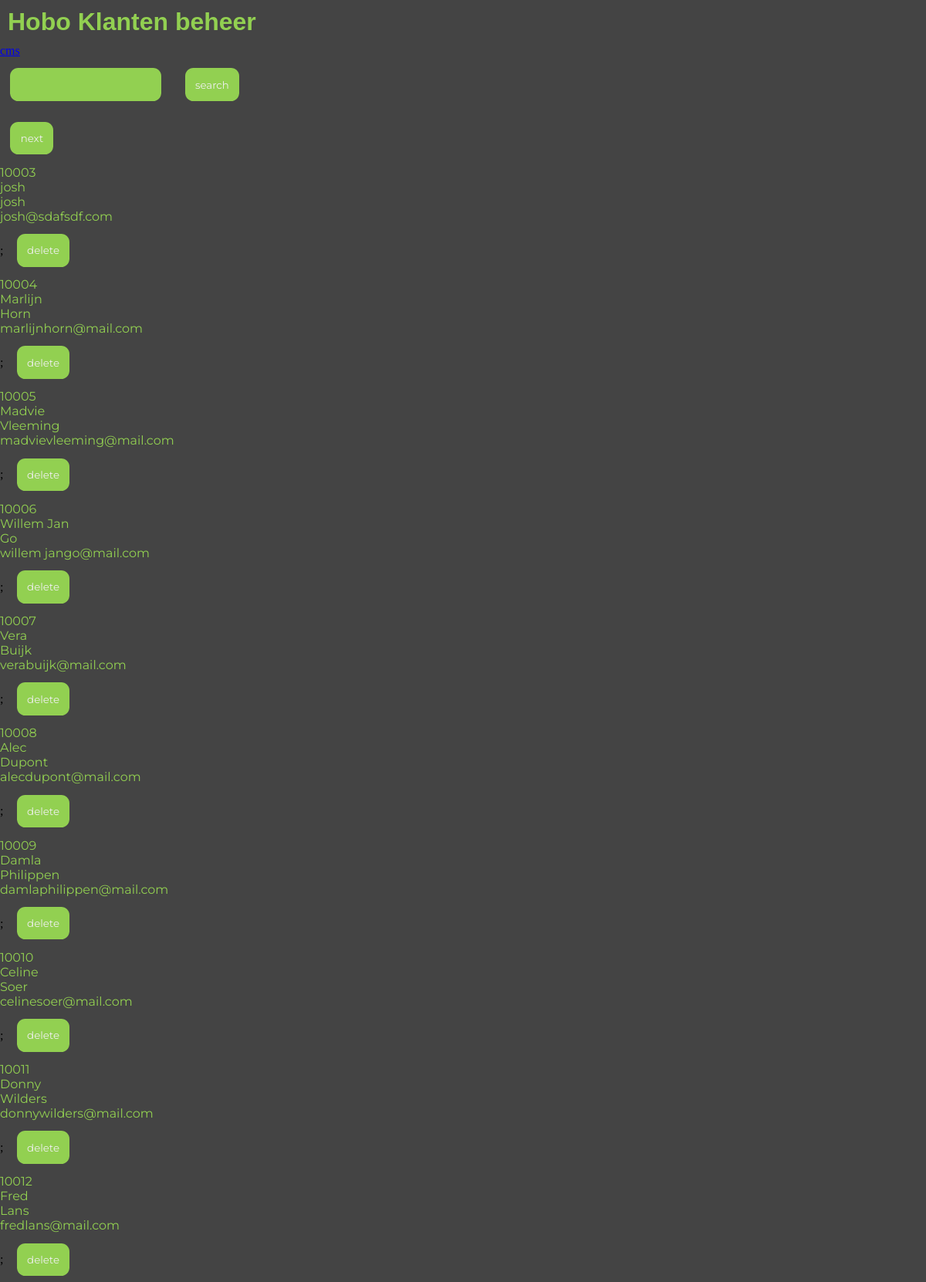
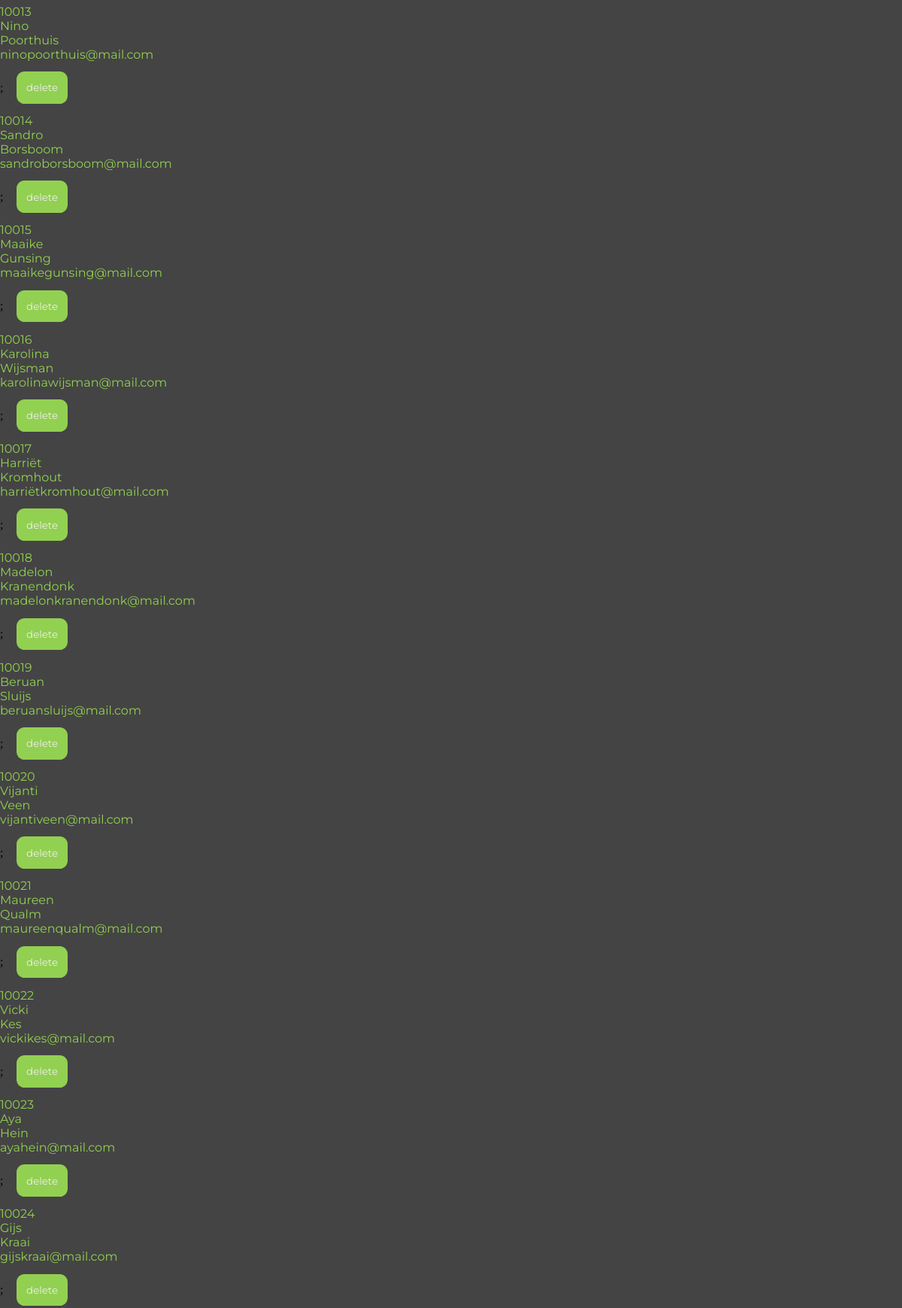
Screenshot of /files/klantbeheer.php (signed in, upper part) with the database file from the repository (2 pictures, top to bottom).
### tables this page shows
CREATE TABLE `klant` (
  `KlantNr` int(10) NOT NULL,
  `AboID` int(10) NOT NULL,
  `Voornaam` varchar(50) DEFAULT NULL,
  `Tussenvoegsel` varchar(10) DEFAULT NULL,
  `Achternaam` varchar(50) DEFAULT NULL,
  `Email` varchar(50) DEFAULT NULL,
  `password` varchar(255) DEFAULT NULL,
  `Genre` varchar(255) NOT NULL
);

### connect/connect.php (called while the page is built, shortened)
<?php
class dbConfig {
    protected function connect() {
        $servername = "localhost:3306";
        $username = "root";
        $password = "Hoefblad89" ;
        $dbname = "hobo2022";
        try {
            $this->conn = new PDO("mysql:host=$servername;dbname=$dbname", $username, $password);
        } catch (PDOException $e) {
            echo "Verbindingsfout: " . $e->getMessage();
            exit();
        }
    }
}
?>

### files/klantbeheer.php (the view, shortened to what this page needs)
<?php
if (isset($_POST["page"])) {
    $page = (int)$_POST["page"];
} else {
    $page = 0;
}
class KlantBeheer extends dbConfig {
    public function __construct($page) {
        try {
            $this->klanten = $this->klantBeheer($page);
        } catch (\Throwable $th) {
            echo $th;
        }
    }
    public function klantBeheer($page) {
        $sql = "SELECT * FROM klant LIMIT 40 OFFSET :offset";
        $offset = $page * 40;
        $stm = $this->conn->prepare($sql);
        $stm->bindParam(':offset', $offset, PDO::PARAM_INT);
        $stm->execute();
        $result = $stm->fetchAll(PDO::FETCH_ASSOC);
        return $result;
    }
}
$klantBeheer = new KlantBeheer($page);
?>
<!DOCTYPE html>
<html lang="en">
<head>
    <link rel="stylesheet" href="../css/style.css">
</head>
<body class="admin">
    <header>
        <h1>Hobo Klanten beheer</h1>
        <a href="cms.php">cms</a>
    </header>
    <main>
        <section class="search">
            <form method="post">
                <input type="text" name="search" id="">
                <input type="submit" value="search">
            </form>
            <form method="post">
                <input type="submit" value="next" name="next">
            </form>
        </section>
        <section class="users">
            <?php
                foreach ($klantBeheer->klanten as $klant) {
                    ?>
                        <article>
                            <p><?php echo $klant["KlantNr"] ?></p>
                            <p><?php echo $klant["Voornaam"] ?></p>
                            <p><?php echo $klant["Achternaam"] ?></p>
                            <p><?php echo $klant["Email"] ?></p>
                            <form method="post">
                            <input type="hidden" readonly value="<?php echo $klant['Email'] ?>" name="email">;
                            <input type="submit" name="delete" value="delete">
                            </form>
                        </article>
                    <?php }
                    ?>
        </section>
    </main>
</body>
</html>

### css/style.css (style rules this page uses)
body h1, body h2, body h3 { font-family: "Neutra Text Alt", sans-serif; }
body p { font-family: "Montserrat", sans-serif; }
* { margin: 0; padding: 0; box-sizing: border-box; background-color: #444444; }
body.admin { width: 100vw; display: flex; flex-direction: column; }
body.admin h1 { color: #92d051; margin: 10px; }
body.admin p { color: #92d051; font-family: "Montserrat", sans-serif; }
body.admin input { font-family: "Montserrat", sans-serif; color: #efefef; background-color: #92d051; border: none; border-radius: 0.8em; margin: 1em; padding: 1em; }

### rows the page displays
klant: KlantNr "10003", Voornaam "josh", Achternaam "josh", Email "josh@sdafsdf.com"
klant: KlantNr "10004", Voornaam "Marlijn", Achternaam "Horn", Email "marlijnhorn@mail.com"
klant: KlantNr "10005", Voornaam "Madvie", Achternaam "Vleeming", Email "madvievleeming@mail.com"
klant: KlantNr "10006", Voornaam "Willem Jan", Achternaam "Go", Email "willem jango@mail.com"
klant: KlantNr "10007", Voornaam "Vera", Achternaam "Buijk", Email "verabuijk@mail.com"
klant: KlantNr "10008", Voornaam "Alec", Achternaam "Dupont", Email "alecdupont@mail.com"
klant: KlantNr "10009", Voornaam "Damla", Achternaam "Philippen", Email "damlaphilippen@mail.com"
klant: KlantNr "10010", Voornaam "Celine", Achternaam "Soer", Email "celinesoer@mail.com"
klant: KlantNr "10011", Voornaam "Donny", Achternaam "Wilders", Email "donnywilders@mail.com"
klant: KlantNr "10012", Voornaam "Fred", Achternaam "Lans", Email "fredlans@mail.com"
klant: KlantNr "10013", Voornaam "Nino", Achternaam "Poorthuis", Email "ninopoorthuis@mail.com"
klant: KlantNr "10014", Voornaam "Sandro", Achternaam "Borsboom", Email "sandroborsboom@mail.com"
klant: KlantNr "10015", Voornaam "Maaike", Achternaam "Gunsing", Email "maaikegunsing@mail.com"
klant: KlantNr "10016", Voornaam "Karolina", Achternaam "Wijsman", Email "karolinawijsman@mail.com"
klant: KlantNr "10017", Voornaam "Harriët", Achternaam "Kromhout", Email "harriëtkromhout@mail.com"
klant: KlantNr "10018", Voornaam "Madelon", Achternaam "Kranendonk", Email "madelonkranendonk@mail.com"
klant: KlantNr "10019", Voornaam "Beruan", Achternaam "Sluijs", Email "beruansluijs@mail.com"
klant: KlantNr "10020", Voornaam "Vijanti", Achternaam "Veen", Email "vijantiveen@mail.com"
klant: KlantNr "10021", Voornaam "Maureen", Achternaam "Qualm", Email "maureenqualm@mail.com"
klant: KlantNr "10022", Voornaam "Vicki", Achternaam "Kes", Email "vickikes@mail.com"
klant: KlantNr "10023", Voornaam "Aya", Achternaam "Hein", Email "ayahein@mail.com"
klant: KlantNr "10024", Voornaam "Gijs", Achternaam "Kraai", Email "gijskraai@mail.com"
